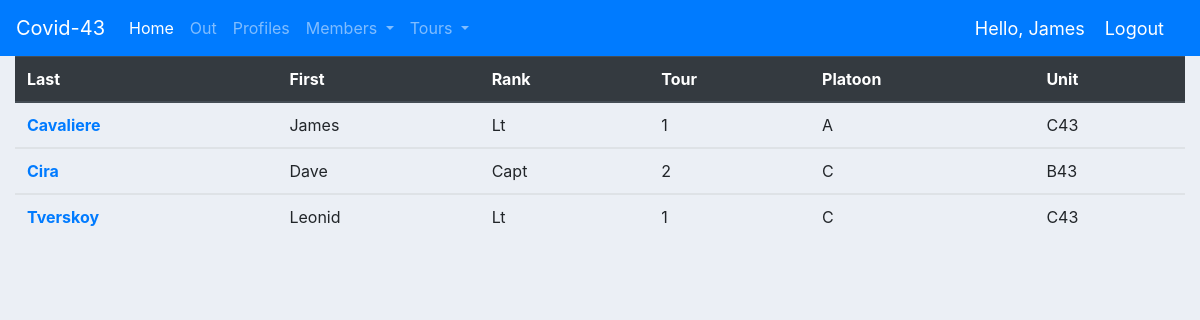
/members/ (signed in), run on the app's committed database.
### members/models.py (models this page shows, shortened)
class Profile(models.Model):
    status = [
        ('Medical Leave', 'Medical Leave'),
        ('Full Duty', 'Full Duty'),
        ('Light Duty', 'Light Duty'),
        ('Military Leave', 'Military Leave'),
    ]
    rank = [
        ('EMT', 'EMT'),
        ('Medic', 'Medic'),
        ('Lt', 'Lt'),
        ('Capt', 'Capt')
    ]
    tour = [
        ('1', '1'),
        ('2', '2'),
        ('3', '3'),
    ]
    platoon = [
        ('A', 'A'),
        ('B', 'B'),
        ('C', 'C'),
        ('D', 'D'),
    ]
    unit = [
        ('33W', '33W'),
        ('33A', '33A'),
        ('43V', '43V'),
        ('43H', '43H'),
        ('33D', '33D'),
        ('43G', '43G'),
        ('33Z', '33Z'),
        ('43A', '43A'),
        ('33F', '33F'),
        ('43C', '43C'),
        ('33C', '33C'),
        ('43D', '43D'),
        ('C43', 'C43'),
        ('B43', 'B43'),
    ]
    user = models.OneToOneField(User, null=True, on_delete=models.CASCADE)
    last_name = models.CharField(max_length=20)
    first_name = models.CharField(max_length=20)
    rank = models.CharField(max_length=6, choices=rank)
    shield = models.IntegerField()
    tour = models.CharField(max_length=2, choices=tour)
    platoon = models.CharField(max_length=2, choices=platoon)
    unit = models.CharField(max_length=3, choices=unit)
    status = models.CharField(max_length=30, choices=status)
    oda = models.DateField(auto_now=False, auto_now_add=False, blank=True, null=True)
    ted = models.DateField(auto_now=False, auto_now_add=False, blank=True, null=True)
    lastfive = models.IntegerField(null=True, blank=True)
    statenumber = models.IntegerField(null=True, blank=True)
    stateexp = models.DateField(auto_now=False, auto_now_add=False, blank=True, null=True)
    macexp = models.DateField(auto_now=False, auto_now_add=False, blank=True, null=True)
    streetaddress = models.CharField(max_length=50, null=True, blank=True)
    city = models.CharField(max_length=50, null=True, blank=True)
    state = models.CharField(max_length=50, null=True, blank=True)
    zipcode = models.CharField(max_length=10,null=True, blank=True)
    phone = models.CharField(max_length=15,null=True, blank=True)
    contact_name = models.CharField(max_length=50,null=True, blank=True)
    contact_phone = models.CharField(max_length=15,null=True, blank=True)

### members/decorators.py (the view)
        def wrapper_func(request, *args, **kwargs):
            group = None
            if request.user.groups.exists():
                group = request.user.groups.all()[0].name
            if group in allowed_roles:
                return view_func(request, *args, **kwargs)
            else:
                return redirect('return')

### members/views.py (called while the page is built)
@login_required(login_url='login')
@allowed_users(allowed_roles=['officers'])
def memberPage(request):
    member = Profile.objects.all()
    context = {
        'member': member
    }
    return render(request, 'members/members.html', context)

### members/templates/members/members.html (shortened to what this page needs)
{% extends 'members/main.html' %}
{% block content %}
    <table class="table">
        <thead class="thead-dark">
            <tr>
                <th scope="col">Last</th>
                <th scope="col">First</th>
                <th scope="col">Rank</th>
                <th scope="col">Tour</th>
                <th scope="col">Platoon</th>
                <th scope="col">Unit</th>
            </tr>
        </thead>
        {% for i in member %}
        <tbody>
            <tr>
                <th scope="row"><a href={% url 'profile' i.id %}>{{i.last_name}}</a></th>
                <td>{{i.first_name}}</td>
                <td>{{i.rank}}</td>
                <td>{{i.tour}}</td>
                <td>{{i.platoon}}</td>
                <td>{{i.unit}}</td>
            </tr>
        {% endfor %}
    </table>
{% endblock content %}

### members/templates/members/nav_bar.html (shortened to what this page needs)
<nav class="navbar navbar-expand-lg navbar-dark bg-primary">
  <a class="navbar-brand" href="#">Covid-43</a>
  <div class="collapse navbar-collapse" id="navbarNavDropdown">
    <ul class="navbar-nav">
      <li class="nav-item active">
        <a class="nav-link" href="{% url 'index' %}">Home <span class="sr-only">(current)</span></a>
      </li>
      {% if request.user.is_staff %}
      <li class="nav-item">
        <a class="nav-link" href="{% url 'out' %}">Out</a>
      </li>
      <li class="nav-item">
        <a class="nav-link" href="{% url 'members' %}">Profiles</a>
      </li>
      <li class="nav-item dropdown">
        <a class="nav-link dropdown-toggle" href="#" id="navbarDropdownMenuLink" role="button" data-toggle="dropdown" aria-haspopup="true" aria-expanded="false">
          Members
        </a>
      </li>
      <li class="nav-item dropdown">
        <a class="nav-link dropdown-toggle" href="#" id="navbarDropdownMenuLink" role="button" data-toggle="dropdown" aria-haspopup="true" aria-expanded="false">
          Tours
        </a>
      </li>
      {% endif %}
    </ul>
  </div>
  <span class='hello-msg'>Hello, {{request.user.first_name}} </span>
   <span><a href="{% url 'logout' %}" class='hello-msg' >Logout</a></span>
</nav>

### static/css/main.css (style rules this page uses)
body { background-color: #ebeff5; }

### members/templates/members/nav_bar.html (style rules this page uses)
.hello-msg { font-size: 18px; color: #fff; margin-right: 20px; }

### data on the page
Profile: last_name "Cavaliere", first_name "James", rank "Lt", tour "1", platoon "A", unit "C43"
Profile: last_name "Cira", first_name "Dave", rank "Capt", tour "2", platoon "C", unit "B43"
Profile: last_name "Tverskoy", first_name "Leonid", rank "Lt", tour "1", platoon "C", unit "C43"

### other printed values
{{ request.user.first_name }} "James"
